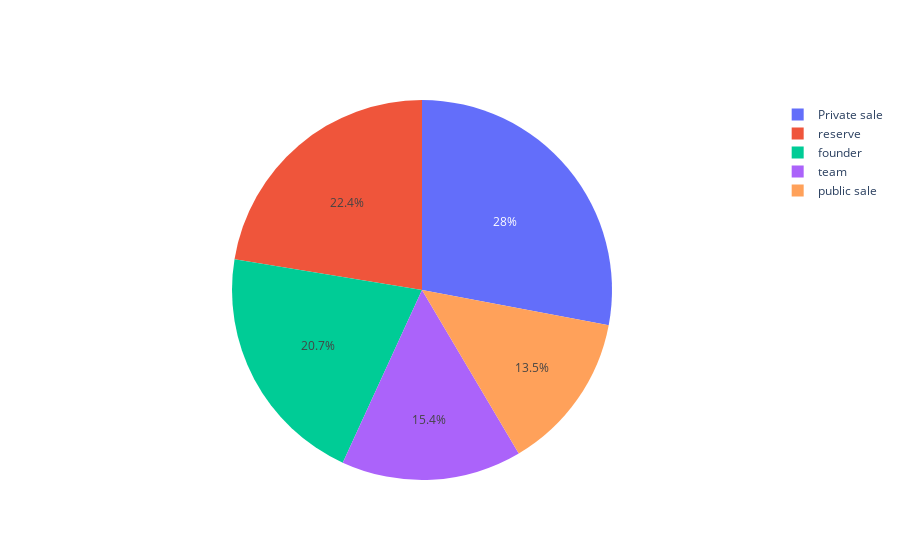

The notebook cell this image was saved under:
### Code cell
fig = go.Figure(data=[go.Pie(labels=all_final_dist.index, values=all_final_dist.values)])
fig.show()

### Figure 1 — Plotly figure (JSON) as saved in the notebook; plotly's stock layout.template omitted (floating-point values rounded to 4 significant figures)
{"data": [{"labels": ["Private sale", "public sale", "team", "reserve", "founder"], "type": "pie", "values": [71120000.0, 34400000.0, 39040000.0, 56980000.0, 52760000.0]}], "layout": {}}
